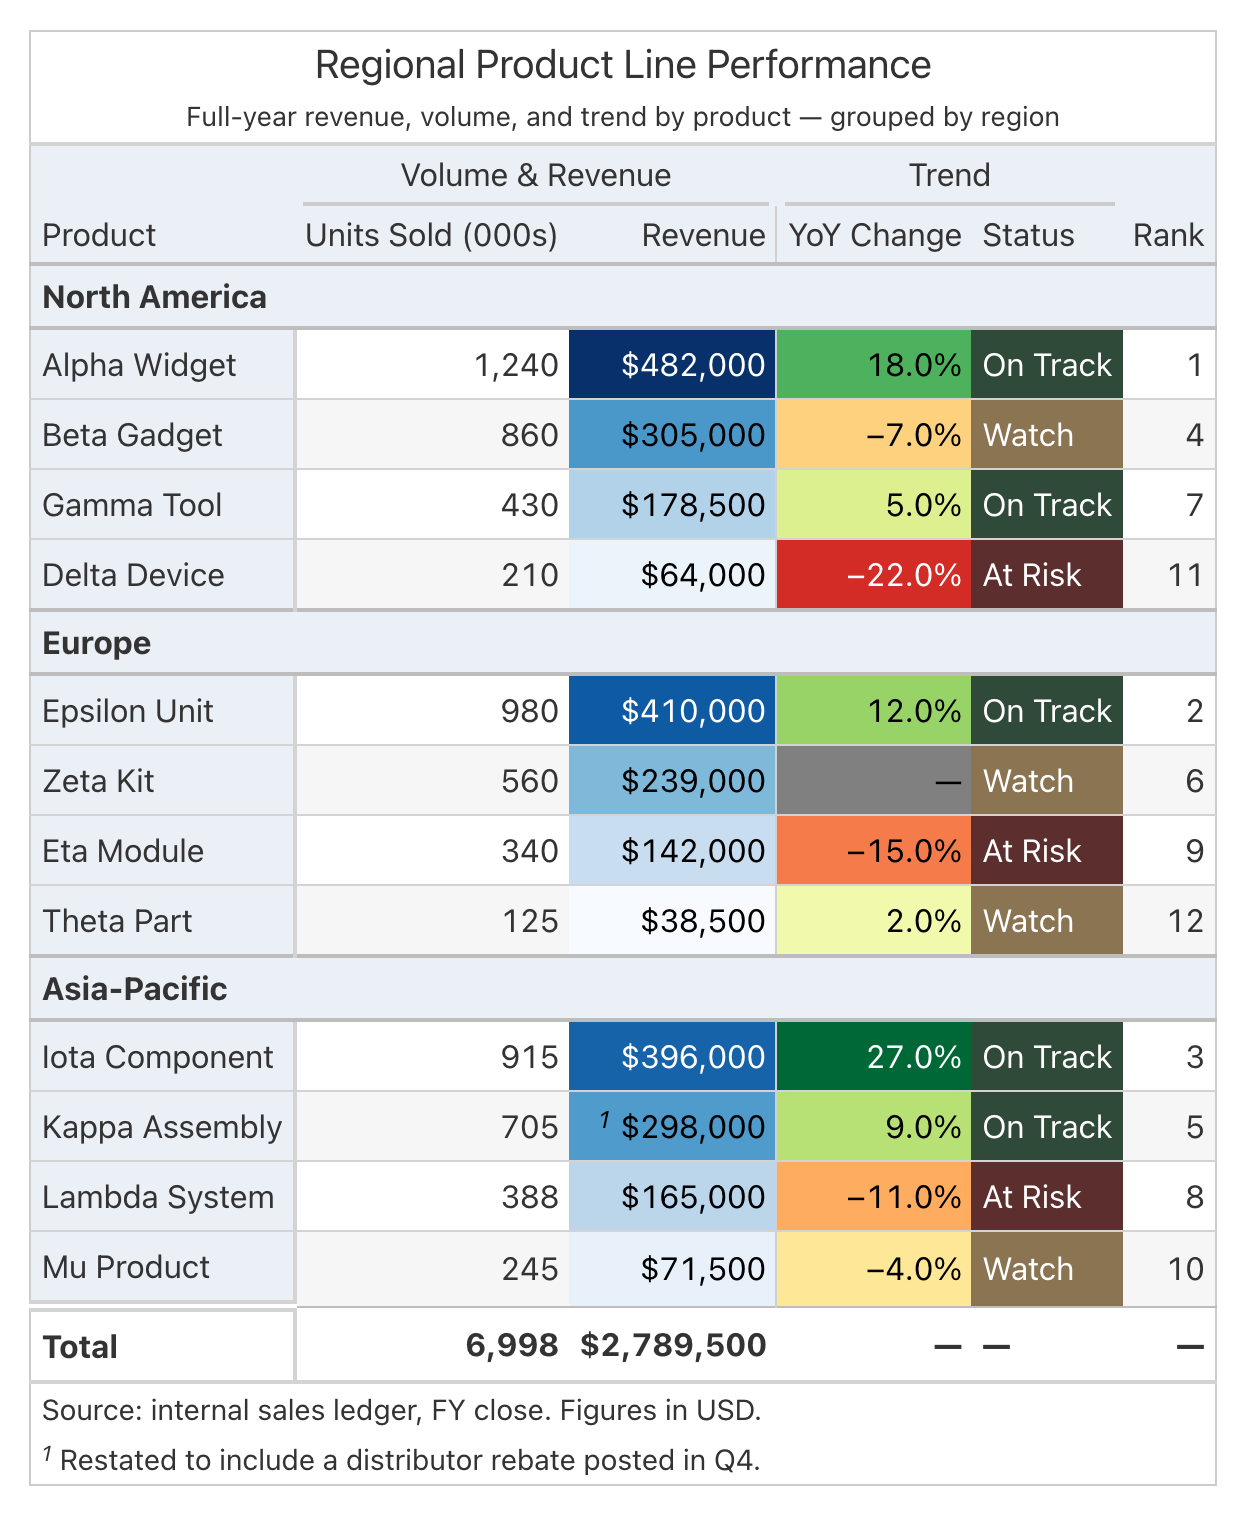

Write Python code to recreate this figure.
"""house_table.py — the "house format" reference table AND its helper module.

This file is two things at once:

1. **A reusable helper module.** ``PALETTE`` and the functions below are meant
   to be imported into a real table script exactly the way
   ``great-tables-ci/scripts/gt_consistency.py`` is imported by that skill:

       from house_table import PALETTE, frame, finalize, band, stripe, \
           stub_tint, heatmap, status_chip, summary_row, group_emphasis, \
           humanize_labels

2. **The one worked example.** Running this file directly
   (``python house_table.py``) builds a single synthetic "Regional Product
   Line Performance" table that exercises every generic formatting feature
   the skill covers — stub, groups, spanners, a sequential heatmap, a
   diverging heatmap, categorical status chips, a summary row, striping,
   stub tint, band, frame, footnote, source note, and a missing value — and
   saves it to ``house_table.png`` next to this script.

Why a single script instead of a flowchart + per-shape reference files (the
``great-tables`` / `great-tables-ci` design)? Those two skills solve
"same input -> same output" with a **procedure**: a numbered decision
sequence plus a directory of archetype examples to route to. This skill
solves the same problem with a **worked example**: read this file once,
find the block that matches your data's shape (a magnitude column, a
percent column, a status column, a group, a summary row, ...), copy/adapt
it, and look up the matching row in ``references/RULES.md`` for the one
formatting rule that block encodes. There is no router file and no
per-archetype directory — this script IS the one example, annotated in
place.

The palette, hexes, and color rules below are copied **verbatim** from
``great-tables-ci/scripts/gt_consistency.py`` (mirroring
``references/palettes.md``). Reusing the already-validated visual system is
deliberate — only the *decision process* around it is thinner here, not the
colors themselves.
"""

from __future__ import annotations

import pandas as pd
from great_tables import GT, loc, md, style

# ---------------------------------------------------------------------------
# PALETTE — copied verbatim from great-tables-ci/scripts/gt_consistency.py,
# which itself mirrors great-tables-ci/references/palettes.md. Do not invent
# new colors here; if a hex needs to change, change it in that skill first
# and re-copy it into both places.
# ---------------------------------------------------------------------------
PALETTE = {
    # Dark Academia SOLID Big-Color palette (white text on every solid). Each
    # hue exists for a specific subject-matter cue, not decoration — see the
    # "Use when..." comment on each entry. Navy is the deterministic default
    # when no other cue applies (references/palettes.md §1's hue-selection
    # rule: match an existing heatmap hue first, else the data's subject,
    # else any color already in the table, else Navy).
    "solid": {
        "navy": "#22384F",      # default with no other cue
        "forest": "#2F4A38",    # nature, growth, environment, money/finance
        "oxblood": "#5C2E2E",   # risk, alerts, deficits, intensity
        "espresso": "#4A3A2C",  # historical, literary, food/wine, vintage
        "ochre": "#9A7B33",     # premium / awards / highlight (accent)
        "tan": "#8A7452",       # secondary warm accent / mid (cream tint)
    },
    # The washed light tint paired with each solid above (same keys). Used
    # for quiet structural surfaces (band, stub, stripe) so the quiet polish
    # echoes whichever solid hue is doing the loud work elsewhere.
    "washed": {
        "navy": "#EAF0F6",
        "forest": "#EAF1EC",
        "oxblood": "#F5EBEB",
        "espresso": "#F1EADD",
        "ochre": "#F5EFDC",
        "tan": "#EFE7D6",       # cream
    },
    # Neutral structural surfaces (light greys) — the default for every quiet
    # surface when there's no Big-Color hue to harmonize to.
    "neutral": {
        "label_band": "#F0F0F0",         # light label band
        "row_stripe": "#F6F6F6",         # row stripe
        "hairline": "#E8E8E8",           # cell hairline between rows, 1px
        "column_label_rule": "#CCCCCC",  # column-label bottom rule, 2px; also the frame border
        "structural_rule": "#BDBDBD",    # group / summary structural rule
        "vertical_divider": "#D0D0D0",   # column-group vertical divider
        "na_cell": "#808080",            # NA / empty cell fill
    },
    # Sequential palette NAMES (matplotlib/brewer), keyed by semantic
    # meaning — passed to data_color(palette=...), never a fixed hex. A
    # single neutral magnitude (money/price/volume/count) is always "Blues";
    # Greens/Reds are reserved for measures with an explicit direction.
    "sequential": {
        "positive": "Greens",    # growth / "more is better"
        "warning": "Reds",       # worse / "more is worse"
        "warning_alt": "Oranges",
        "neutral": "Blues",      # volume / count / price / population
    },
    # Diverging palette NAMES for signed values. RdYlGn is the default
    # (green = good); reverse it only when positive genuinely means worse.
    "diverging": {
        "default": "RdYlGn",
        "colorblind_safe": ["RdBu", "PuOr"],
    },
}


# ---------------------------------------------------------------------------
# Reusable helpers. Every helper takes the DECISION as an argument (which
# columns, which hue, light vs dark, good/bad/neutral, ...) — none of them
# choose anything themselves. That mirrors gt_consistency.py's philosophy:
# the model decides *what*, the helper only guarantees *how* it's executed
# is identical every time it's called with the same arguments.
# ---------------------------------------------------------------------------


def humanize_labels(gt, df, overrides=None):
    """Turn snake_case column names into Title Case via ``cols_label``.

    WHAT: relabels every column of ``df`` from its snake_case name (e.g.
    ``yoy_change``) to a human Title Case label (``Yoy Change``), then
    applies ``overrides`` on top for anything the naive rule gets wrong —
    an acronym that shouldn't title-case letter-by-letter ("YoY", not
    "Yoy"), a currency/unit suffix, or any label an explicit request names.

    WHY: naive Title Case is right often enough to not deserve a decision
    every time, but wrong often enough (acronyms, units) that it needs an
    escape hatch — ``overrides`` is that hatch, applied last so it always
    wins.
    """
    overrides = overrides or {}
    labels = {}
    for col in df.columns:
        labels[col] = overrides.get(col, col.replace("_", " ").title())
    return gt.cols_label(**labels)


def frame(gt, color=None, width="1px", style="solid"):
    """Apply the boxed enclosing border on all four sides.

    WHAT: sets the table's top/bottom/left/right border color, width, and
    style identically.

    WHY: ``great_tables`` defaults the *left/right* border style to
    ``"none"`` — setting only ``color``/``width`` would leave the side
    borders invisible and render only top/bottom rules, not a box. The
    style must be set explicitly on all four sides to get an actual frame.
    Defaults to the neutral ``#CCCCCC`` used as the frame color everywhere
    in this skill (see ``references/RULES.md``'s "Global constants").
    """
    if color is None:
        color = PALETTE["neutral"]["column_label_rule"]
    return gt.tab_options(
        table_border_top_style=style,
        table_border_top_color=color,
        table_border_top_width=width,
        table_border_bottom_style=style,
        table_border_bottom_color=color,
        table_border_bottom_width=width,
        table_border_left_style=style,
        table_border_left_color=color,
        table_border_left_width=width,
        table_border_right_style=style,
        table_border_right_color=color,
        table_border_right_width=width,
    )


def finalize(gt, path="house_table.png", **overrides):
    """Save the table with the house-format ``gtsave`` defaults.

    WHAT: calls ``gt.gtsave(path, expand=15, zoom=2.0, **overrides)`` — a
    raised outer margin and a retina zoom, with any keyword in
    ``overrides`` (e.g. ``vwidth``/``vheight``) taking precedence.

    WHY: the default 5px ``gtsave`` margin crowds the frame border against
    the image edge; ``zoom=2.0`` keeps text crisp at normal viewing sizes.
    If a table renders too big, grow room/zoom before ever shrinking font
    size (see ``references/RULES.md``'s font-size fit order).
    """
    opts = {"expand": 15, "zoom": 2.0}
    opts.update(overrides)
    return gt.gtsave(path, **opts)


def band(gt, *, shade, hue):
    """Apply the heading band (light tint or dark solid) + the mandatory rule.

    WHAT: ``shade="light"`` paints the column-label background with the
    washed tint of ``hue`` (or the neutral grey band when ``hue="grey"``).
    ``shade="dark"`` paints it with the DA solid for ``hue`` and whitens the
    column-label (and spanner-label, if any) text so it stays legible.
    Either way, the 2px ``#CCCCCC`` column-label bottom rule is ALWAYS
    applied — it is the one Step-4 constant that holds regardless of shade.

    WHY light vs dark: when the table already has Big Color (a heatmap, a
    status chip, any saturated fill), a second dark saturated band on top
    of it competes for attention — use the quiet light tint instead. With
    no Big Color anywhere in the table, the band IS the color story, so it
    goes dark+saturated.
    """
    rule = PALETTE["neutral"]["column_label_rule"]
    options = {
        "column_labels_border_bottom_color": rule,
        "column_labels_border_bottom_width": "2px",
        "column_labels_border_bottom_style": "solid",
    }
    if shade == "light":
        if hue == "grey":
            options["column_labels_background_color"] = PALETTE["neutral"]["label_band"]
        else:
            options["column_labels_background_color"] = PALETTE["washed"][hue]
        return gt.tab_options(**options)
    if shade == "dark":
        options["column_labels_background_color"] = PALETTE["solid"][hue]
        gt = gt.tab_options(**options)
        locations = [loc.column_labels()]
        spanners = getattr(gt, "_spanners", None)
        if spanners:
            spanner_ids = [s.spanner_id for s in spanners]
            if spanner_ids:
                locations.append(loc.spanner_labels(ids=spanner_ids))
        return gt.tab_style(style=style.text(color="white"), locations=locations)
    raise ValueError("band(): shade must be 'light' or 'dark', got %r" % (shade,))


def stripe(gt):
    """Apply zebra row striping in the pinned neutral stripe hex.

    THE GATE (this function does not check it — the caller must): use
    striping only when the table has **>= 10 body rows AND the body isn't
    essentially fully covered by colored cells** (data_color fills and
    stripes fight each other visually). Below 10 rows, or with most cells
    already colored, skip this call entirely.
    """
    return gt.opt_row_striping().tab_options(
        row_striping_background_color=PALETTE["neutral"]["row_stripe"],
    )


def stub_tint(gt, *, hue):
    """Tint the stub background so row labels separate from the value columns.

    ``hue="grey"`` uses the neutral label-band grey (the default with no
    Big Color). Any other hue key (``navy``/``forest``/``oxblood``/
    ``espresso``/``ochre``/``tan``) uses that hue's washed tint — pick the
    hue that matches the table's dominant heatmap family (see the DA
    hue-selection rule: a Blues heatmap harmonizes to the washed-navy tint,
    Greens to washed-forest, etc.) so the quiet stub surface doesn't clash
    with the loud color elsewhere.
    """
    if hue == "grey":
        color = PALETTE["neutral"]["label_band"]
    else:
        color = PALETTE["washed"][hue]
    return gt.tab_style(style=style.fill(color=color), locations=loc.stub())


def heatmap(gt, columns, *, kind, hue, domain=None):
    """Color one measure's column(s) by value — the mechanical half of Big Color.

    ``columns``: str or list of column names colored together under one
    shared domain/palette, so multi-column facets of the same measure stay
    comparable.

    ``kind``: ``"sequential"`` (a plain magnitude, no inherent direction) or
    ``"diverging"`` (a signed value where negative/positive both matter).
    This function does NOT infer ``kind`` from the data's sign — that is
    the model's decision.

    ``hue``: a semantic key resolved against ``PALETTE["sequential"]`` /
    ``PALETTE["diverging"]`` (e.g. ``"neutral"`` -> Blues, ``"default"`` ->
    RdYlGn), or any other string, passed straight through as an explicit
    palette NAME.

    ``domain``: when ``None``, computed from ``columns`` across the GT's
    own data — sequential gets the full ``[min, max]``; diverging gets a
    **symmetric** ``[-M, M]`` with ``M = max(abs(min), abs(max))``. Pass an
    explicit ``domain`` to override (e.g. to exclude a summary/total row
    from the color scale so it doesn't compress the real data's range —
    see ``revenue`` in ``build_house_table`` below for exactly this case).

    THE GOTCHA this function exists to prevent: ``fmt_percent`` expects
    *fractional* values (``0.12`` renders as ``12%``) — a percent column
    stored as already-scaled ``12`` needs ``scale_values=False`` wherever
    it's formatted, and the same fractional-vs-scaled question applies to
    the domain passed here. A bare ``data_color(...)`` call with no
    explicit ``domain`` is a **correctness bug**, not a style nit: without
    a pinned domain, the color a given value renders as can shift between
    runs (or between two tables) depending on what else happens to be in
    the column at that moment.
    """
    cols = [columns] if isinstance(columns, str) else list(columns)
    if domain is None:
        data = gt._tbl_data
        lo = min(float(data[c].min()) for c in cols)
        hi = max(float(data[c].max()) for c in cols)
        if kind == "diverging":
            m = max(abs(lo), abs(hi))
            domain = [-m, m] if m != 0 else [-1.0, 1.0]
        elif kind == "sequential":
            domain = [lo, hi]
        else:
            raise ValueError("heatmap(): kind must be 'sequential' or 'diverging', got %r" % (kind,))
    if kind == "sequential":
        palette = PALETTE["sequential"].get(hue, hue)
    elif kind == "diverging":
        resolved = PALETTE["diverging"].get(hue, hue)
        palette = resolved[0] if isinstance(resolved, (list, tuple)) else resolved
    else:
        raise ValueError("heatmap(): kind must be 'sequential' or 'diverging', got %r" % (kind,))
    return gt.data_color(
        columns=cols,
        palette=palette,
        domain=domain,
        na_color=PALETTE["neutral"]["na_cell"],
        truncate=False,
        autocolor_text=True,
    )


def status_chip(gt, column, meaning):
    """Fill a DISCRETE categorical column's cells by a value -> meaning map.

    ``meaning`` maps each cell VALUE (e.g. ``"On Track"``) to one of
    ``"good"`` / ``"bad"`` / ``"neutral"``. ``good``/``bad`` fill with the
    forest/oxblood DA solids + white text (the same solids the sequential
    "positive"/"warning" semantics lean on elsewhere); ``neutral`` fills
    with the tan DA solid + white text — a deliberately mid, non-alarming
    color, not a second "bad".

    THE POINT of this function: a red/green column is not always a
    continuous heatmap. When the column's values are a small fixed set of
    categories (status, state, pass/fail) rather than a magnitude, use THIS
    function, never ``data_color``/``heatmap`` — the good/bad resolution
    must land on the exact same two solids either way (continuous heatmap
    or discrete chip), because the meaning is the same: color here is never
    decorative, it always encodes good/bad/neutral, resolved the same
    deterministic way regardless of whether the underlying data is
    continuous or discrete.
    """
    fills = {
        "good": PALETTE["solid"]["forest"],
        "bad": PALETTE["solid"]["oxblood"],
        "neutral": PALETTE["solid"]["tan"],
    }
    values = gt._tbl_data[column]
    for value, state in meaning.items():
        if state not in fills:
            raise ValueError("status_chip(): meaning must map to 'good'/'bad'/'neutral', got %r" % (state,))
        rows = [i for i, v in enumerate(values) if v == value]
        if not rows:
            continue
        gt = gt.tab_style(
            style=[style.fill(color=fills[state]), style.text(color="white")],
            locations=loc.body(columns=column, rows=rows),
        )
    return gt


def summary_row(gt, row_index, *, bold=True):
    """Mark one ORDINARY DATA row as a totals/summary row, distinct from a plain row.

    For a **whole-table grand total**, prefer ``gt.grand_summary_rows(...)``
    (native to `great_tables`) + ``tab_style(..., locations=loc.grand_summary())``
    — see the "Total" row in ``build_house_table()`` below. That native
    mechanism keeps the total structurally separate from any
    ``groupname_col`` section (no fake group label needed) and it's excluded
    from `data_color`'s domain automatically. Reach for THIS helper only for
    a row that must live inline as an actual data row instead (e.g. a
    per-group subtotal you want positioned among that group's own rows,
    which ``grand_summary_rows`` cannot do — it always places the total(s)
    at the very top or bottom of the whole table).

    Applies a stronger — but still restrained — top border rule
    (``#BDBDBD``, ~1.5px, vs. the default hairline between ordinary rows)
    and, by default, bold text weight to ``row_index`` (a 0-based display
    position, per ``loc.body()``'s indexing — not a DataFrame index).
    """
    styles = [style.borders(sides="top", color=PALETTE["neutral"]["structural_rule"], weight="1.5px")]
    if bold:
        styles.append(style.text(weight="bold"))
    return gt.tab_style(style=styles, locations=loc.body(rows=[row_index]))


def group_emphasis(gt, *, hue="grey"):
    """Emphasize every ``groupname_col`` header row so section breaks read clearly.

    Applies a light background fill (grey by default, or the washed tint of
    ``hue`` when the table has Big Color — harmonizing to the same hue as
    the stub/band) AND bold weight to each group label row — the pair is
    non-negotiable: fill alone reads as noise, bold alone as a stray body
    row. Also pins the ``#BDBDBD`` structural rule above and below each
    group label, for use whenever the table is built with ``groupname_col=``.
    """
    color = PALETTE["neutral"]["label_band"] if hue == "grey" else PALETTE["washed"][hue]
    rule = PALETTE["neutral"]["structural_rule"]
    return gt.tab_options(
        row_group_background_color=color,
        row_group_font_weight="bold",
        row_group_border_top_color=rule,
        row_group_border_bottom_color=rule,
        row_group_padding="6px",
    )


# ---------------------------------------------------------------------------
# The demo: "Regional Product Line Performance" — 12 products, 3 region
# groups of 4, exercising every helper above at once. This is the ONE worked
# example the whole skill points at; pattern-match the piece of it (and the
# matching row in references/RULES.md) that fits your actual data.
# ---------------------------------------------------------------------------


def build_house_table():
    """Build and render the house-format reference table.

    Column roles (walk through references/RULES.md alongside this):

    - ``product``    -> stub (rowname_col) — a row identifier.
    - ``region``     -> groupname_col — the organizing category.
    - ``units_sold`` -> plain magnitude, thousands separator, UNCOLORED.
    - ``revenue``    -> the sequential heatmap HERO measure (Blues/neutral).
    - ``yoy_change`` -> the diverging heatmap measure (RdYlGn/default) — the
                        2nd and LAST colored measure. Two is the ceiling;
                        a 3rd colored column would break the rule.
    - ``status``     -> categorical good/bad/neutral via status_chip, NOT a
                        heatmap — it is 3 discrete states, not a magnitude.
    - ``rank``       -> plain integer, no color, no decimals — a rank's
                        information is its order, not its size.
    """
    products = pd.DataFrame(
        [
            # product,           region,          units_sold, revenue, yoy_change, status,      rank
            ("Alpha Widget",     "North America",  1240,      482000,   0.18,      "On Track",  1),
            ("Beta Gadget",      "North America",   860,      305000,  -0.07,      "Watch",      4),
            ("Gamma Tool",       "North America",   430,      178500,   0.05,      "On Track",   7),
            ("Delta Device",     "North America",   210,       64000,  -0.22,      "At Risk",   11),
            ("Epsilon Unit",     "Europe",           980,      410000,   0.12,      "On Track",  2),
            ("Zeta Kit",         "Europe",           560,      239000,   None,      "Watch",      6),
            ("Eta Module",       "Europe",           340,      142000,  -0.15,      "At Risk",    9),
            ("Theta Part",       "Europe",           125,       38500,   0.02,      "Watch",     12),
            ("Iota Component",   "Asia-Pacific",     915,      396000,   0.27,      "On Track",  3),
            ("Kappa Assembly",   "Asia-Pacific",     705,      298000,   0.09,      "On Track",  5),
            ("Lambda System",    "Asia-Pacific",     388,      165000,  -0.11,      "At Risk",    8),
            ("Mu Product",       "Asia-Pacific",     245,       71500,  -0.04,      "Watch",     10),
        ],
        columns=["product", "region", "units_sold", "revenue", "yoy_change", "status", "rank"],
    )

    kappa_row_index = products.index[products["product"] == "Kappa Assembly"][0]  # footnote target

    gt = (
        GT(products, rowname_col="product", groupname_col="region")
        .tab_header(
            title="Regional Product Line Performance",
            subtitle=md("Full-year revenue, volume, and trend by product — grouped by region"),
        )
        .tab_stubhead(label="Product")
        .tab_spanner(label="Volume & Revenue", columns=["units_sold", "revenue"])
        .tab_spanner(label="Trend", columns=["yoy_change", "status"])
        # spanner-seam vertical divider — right edge of the LAST column in the
        # first group, applied to both the body and the column-labels row so
        # the seam runs the full height of the table (small_color.md (b)).
        .tab_style(
            style=style.borders(sides="right", color=PALETTE["neutral"]["vertical_divider"], weight="1px"),
            locations=loc.body(columns="revenue"),
        )
        .tab_style(
            style=style.borders(sides="right", color=PALETTE["neutral"]["vertical_divider"], weight="1px"),
            locations=loc.column_labels(columns="revenue"),
        )
        .fmt_number(columns="units_sold", decimals=0, use_seps=True)
        .fmt_currency(columns="revenue", decimals=0)
        .fmt_percent(columns="yoy_change", decimals=1)
        .fmt_integer(columns="rank")
        .sub_missing(columns=["yoy_change", "status", "rank"], missing_text="—")
    )
    gt = humanize_labels(
        gt,
        products,
        overrides={"units_sold": "Units Sold (000s)", "yoy_change": "YoY Change"},
    )

    # Big Color: exactly 2 colored measures (the ceiling). `revenue` is the
    # sequential hero (a neutral magnitude -> Blues); `yoy_change` is the
    # diverging 2nd-and-last measure (signed, positive=good -> RdYlGn
    # default orientation, no reverse). `status` is a categorical good/bad/
    # neutral column, NOT a 3rd heatmap — status_chip, not data_color. The
    # domain for each is computed from `products` alone (heatmap()'s default
    # when domain=None) — safe because the grand-summary Total added below
    # is NOT part of `gt._tbl_data`; unlike a manually appended total ROW, it
    # can never stretch/compress the color scale.
    gt = heatmap(gt, "revenue", kind="sequential", hue="neutral")
    gt = heatmap(gt, "yoy_change", kind="diverging", hue="default")
    gt = status_chip(gt, "status", {"On Track": "good", "At Risk": "bad", "Watch": "neutral"})

    # Heading band: Big Color is present (both heatmaps + the status chips)
    # -> LIGHT band, harmonized to the Blues heatmap's navy family (the DA
    # hue-selection rule: match an existing heatmap hue first).
    gt = band(gt, shade="light", hue="navy")

    # Small-Color polish: 12 body rows clears the >=10-row striping gate,
    # and only 2 of 6 columns carry continuous color (revenue, yoy_change)
    # — the body is far from "essentially fully covered," so striping and
    # fills don't fight. Stub tint and group emphasis harmonize to the same
    # navy family as the band.
    gt = stripe(gt)
    gt = stub_tint(gt, hue="navy")
    gt = group_emphasis(gt, hue="navy")

    # Grand summary "Total" row — the NATIVE mechanism for a whole-table
    # total (great_tables' own `grand_summary_rows`), not a manually
    # appended data row. This is deliberately NOT the `summary_row()`
    # helper above: grand_summary_rows() places the total in its own
    # structural section below every groupname_col group, with no fake
    # group label required (a manually appended row needs SOME value in
    # the `region` column, and `None`/NaN renders as the literal text
    # "nan" — grand_summary_rows sidesteps the whole problem). Only
    # `units_sold`/`revenue` are meaningfully summable — `yoy_change`,
    # `status`, and `rank` have no sensible total, so the aggregation
    # function only returns the two summable columns and the rest render
    # via `missing_text="—"` (overriding the `"---"` default so it matches
    # this table's `sub_missing` em dash elsewhere).
    #
    # `fns` values must return a `pandas.Series`; `grand_summary_rows`
    # applies at most ONE `fmt=` formatter to every summarized column, so
    # with two columns needing different formats (thousands-separated
    # integer vs. currency) the values are pre-formatted as display
    # strings inside the function itself instead of using `fmt=`.
    def _totals(d):
        return pd.Series(
            {
                "units_sold": f"{int(d['units_sold'].sum()):,}",
                "revenue": f"${int(d['revenue'].sum()):,}",
            }
        )

    gt = gt.grand_summary_rows(fns={"Total": _totals}, missing_text="—")
    gt = gt.tab_style(
        style=[
            style.text(weight="bold"),
            style.borders(sides="top", color=PALETTE["neutral"]["structural_rule"], weight="1.5px"),
        ],
        locations=loc.grand_summary(),
    )
    gt = gt.tab_style(
        style=style.text(weight="bold"),
        locations=loc.grand_summary_stub(),
    )

    gt = (
        gt.tab_footnote(
            footnote="Restated to include a distributor rebate posted in Q4.",
            locations=loc.body(columns="revenue", rows=[kappa_row_index]),
        )
        .tab_source_note(source_note="Source: internal sales ledger, FY close. Figures in USD.")
    )

    gt = frame(gt)
    finalize(gt, path="house_table.png")
    return gt


if __name__ == "__main__":
    build_house_table()
